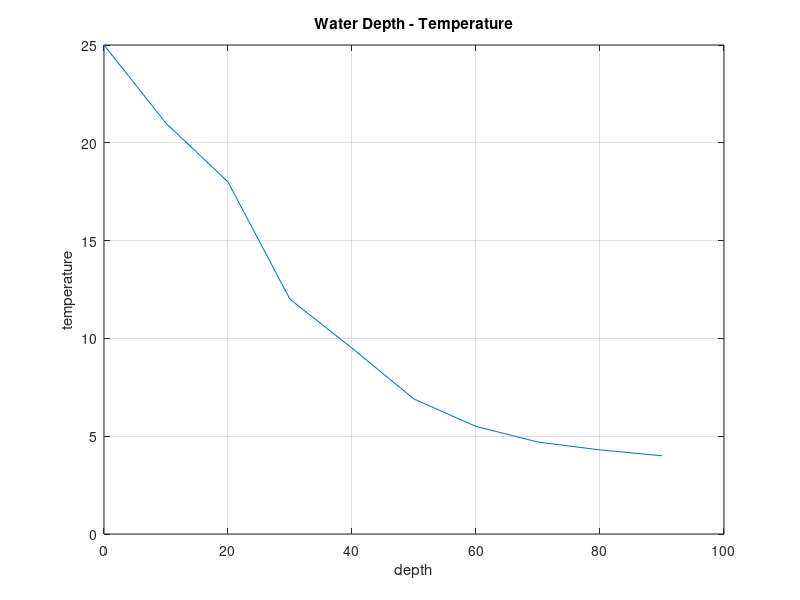

This chart was generated by the following MATLAB code:
clc; clear;

d = 0:10:90;
t = [25 21 18 12 9.5 6.9 5.5 4.7 4.3 4];

plot(d, t);
title('Water Depth - Temperature');
xlabel('depth'); ylabel('temperature');
grid on;